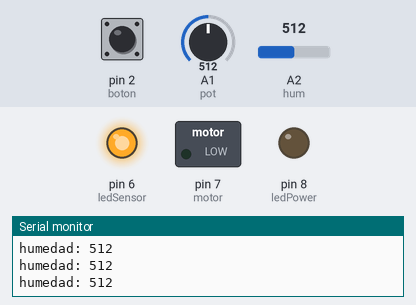
The sketch below on a simulated Arduino Uno, built with avr-gcc and run on an emulated ATmega328P. Shown: switched loads named in the sketch (green lamp = pin HIGH), output pins drawn as LEDs (lit = HIGH), the last lines printed to the serial monitor. Dashed ring = blinking. Inputs (shaded band) come from the test bench; at power-on: pin 2 (boton) LOW, A1 (pot) = 512, A2 (hum) = 512.

Above: at 1.2 s.
1.3 s: pin 2 (boton) pulled HIGH for 0.25 s
At 1.52 s:
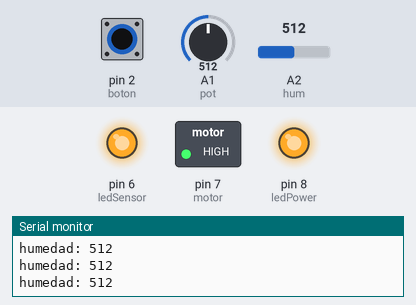
4.3 s: pin 2 (boton) pulled HIGH for 3.2 s
At 5.37 s:
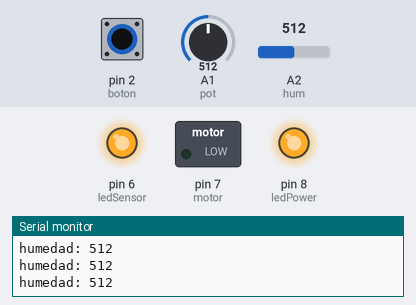
9.0 s: pin 2 (boton) pulled HIGH for 1 s
At 14.3 s:
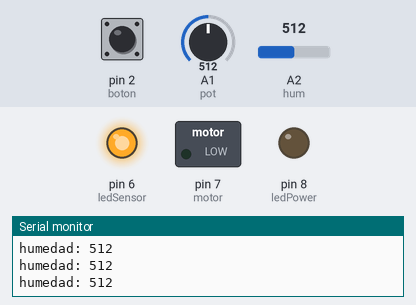
Timing chart, 0 to 15.8 s (numbered marks = the images above; inputs shaded):
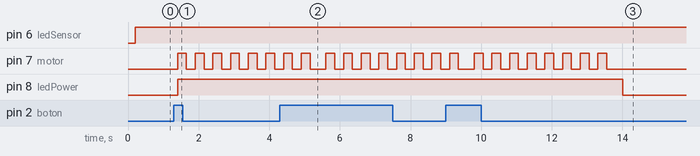

The sketch:

planta.ino
```cpp
const int ledPower = 8;
const int motor = 7;
const int ledSensor = 6;

const int boton = 2;

const int pot = A1;
const int hum = A2;

int powerState = 0;
int motorState = 0;
int sensorState = 0;

int humedad = 0;
int limite = 0;

void setup() {
  pinMode(ledPower, OUTPUT);
  pinMode(ledSensor, OUTPUT);
  pinMode(motor, OUTPUT);
  pinMode(boton, INPUT);

  Serial.begin(9600);

}

void loop() {
  delay(200);

  limite = analogRead(pot);
  humedad = analogRead(hum);

  Serial.print("humedad: "); Serial.print(humedad);Serial.println();

  if (humedad <= limite){
    sensorState = 1;
  }else{
    sensorState = 0;
  }

  if (digitalRead(boton)==1){
    changePowerState();
  }

  digitalWrite(ledPower, powerState);
  digitalWrite(ledSensor, sensorState);

  if ((sensorState == 1) && (powerState==1)){
    regar(2);
    powerState = 0;
  }
}

void regar (int time) {
  time *= 4;
  for (int i = 0; i < time ; i++){
    digitalWrite(motor, 1);
    delay(250);
    digitalWrite(motor, 0);
    delay(250);
  }
}

void changePowerState () {
  if (powerState == 0){
      powerState = 1;
  }else{
    powerState = 0;
  }
}
```

Measured:
- after the input at 1.3 s, pin 7 (motor): alternates HIGH for 0.25 s and LOW for 0.25 s, starting after 0.10 s; pin 8 (ledPower): LOW → HIGH after 0.10 s
- after the input at 4.3 s, pin 8 (ledPower): stays HIGH (without the input it goes to LOW after 1.3 s)
- after the input at 9.0 s, pin 8 (ledPower): HIGH → LOW after 5.0 s instead of 0.80 s
